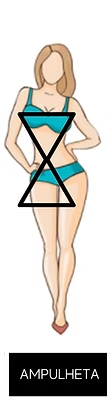
#> input picture ampulheta.jpg, 107 x 402 px
$ python -i segment.py   (imports and definitions only)
#> lines starting #> are read from the running program, lines starting #| are printed output that depends on the picture; after the words box and inside, x2 and y2 are one past the last pixel; in counts of white or black regions, pixels touching at a corner belong together
#> further down, picture is the input picture: shape (402, 107, 3); mean B, G, R 200.4, 206.3, 209.4
"""
Segmentação: rosto, pele, cabelo usando MediaPipe + OpenCV.
"""
import numpy as np
import cv2


# [34 lines left out: function segment_face_mediapipe, not called in this run]


def segment_skin_region(img_bgr, face_mask=None):
    """
    Região de pele: dentro do rosto, excluindo cores muito escuras/claras (olhos, sombras).
    Usa range HSV para pele.
    """
    hsv = cv2.cvtColor(img_bgr, cv2.COLOR_BGR2HSV)
#> hsv: shape (402, 107, 3); mean H, S, V 11.4, 27.2, 213.7
    if face_mask is None:
        face_mask = np.ones((img_bgr.shape[0], img_bgr.shape[1]), dtype=np.uint8) * 255
    # Range típico para pele em HSV (OpenCV: H 0-180)
    lower = np.array([0, 20, 70], dtype=np.uint8)
    upper = np.array([25, 180, 255], dtype=np.uint8)
    mask_hsv = cv2.inRange(hsv, lower, upper)
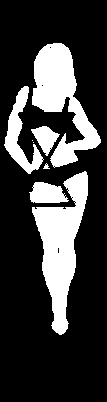
#> mask_hsv: shape (402, 107); 23.7% white; 8 white regions (2 under 20 px), largest, box (x1, y1, x2, y2) and area: (32, 171, 88, 335) 4160, (32, 43, 101, 168) 3758, (4, 86, 44, 174) 1204, (29, 182, 69, 203) 618, (31, 126, 60, 156) 442, (43, 163, 50, 169) 22
    # Também H 160-180 (tom vermelho)
    lower2 = np.array([160, 20, 70], dtype=np.uint8)
    upper2 = np.array([180, 180, 255], dtype=np.uint8)
    mask_hsv2 = cv2.inRange(hsv, lower2, upper2)
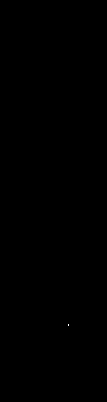
#> mask_hsv2: shape (402, 107); 0% white in thin lines or dots, all inside (x1, y1, x2, y2) = (68, 324, 69, 326)
    skin_mask = cv2.bitwise_or(mask_hsv, mask_hsv2)
    skin_mask = cv2.bitwise_and(skin_mask, face_mask)
    kernel = cv2.getStructuringElement(cv2.MORPH_ELLIPSE, (5, 5))
    skin_mask = cv2.morphologyEx(skin_mask, cv2.MORPH_CLOSE, kernel)
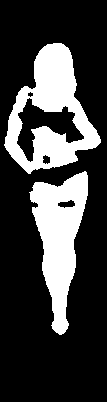
#> skin_mask: shape (402, 107); 24.9% white; 2 white regions, box (x1, y1, x2, y2) and area: (4, 43, 101, 174) 5755, (29, 171, 88, 335) 4960
    skin_mask = cv2.morphologyEx(skin_mask, cv2.MORPH_OPEN, kernel)
#> skin_mask: shape (402, 107); 24.8% white; 2 white regions, box (x1, y1, x2, y2) and area: (5, 43, 101, 173) 5722, (30, 171, 88, 335) 4952
    # Fallback: se não encontrou pele (ex.: braço externo mais bronzeado), usa região central
    if np.sum(skin_mask) < 500:
        h, w = img_bgr.shape[:2]
        fallback = np.zeros((h, w), dtype=np.uint8)
        x1, x2 = int(w * 0.1), int(w * 0.9)
        y1, y2 = int(h * 0.1), int(h * 0.9)
        fallback[y1:y2, x1:x2] = 255
        skin_mask = cv2.bitwise_and(fallback, face_mask)
    return skin_mask


# [26 lines left out: functions segment_hair_region, get_region_pixels, not called in this run]

>>> import cv2
>>> picture = cv2.imread('../../ampulheta.jpg')
>>> result = segment_skin_region(picture)

$ run again, on oval.jpg
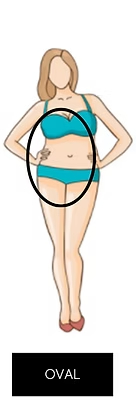
#> input picture oval.jpg, 136 x 402 px
#> picture is the input picture: shape (402, 136, 3); mean B, G, R 210.6, 215.7, 216.9
#> hsv: shape (402, 136, 3); mean H, S, V 10.2, 23.9, 222.4
#> in segment_skin_region, `mask_hsv = cv2.inRange(hsv, lower, upper)`:
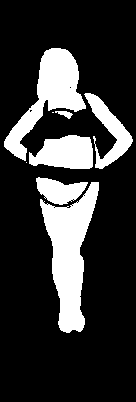
#> mask_hsv: shape (402, 136); 20.9% white; 8 white regions (2 under 20 px), largest, box (x1, y1, x2, y2) and area: (40, 182, 99, 333) 4295, (4, 48, 86, 161) 3213, (29, 135, 93, 169) 1657, (84, 93, 133, 169) 1295, (36, 177, 88, 205) 885, (55, 111, 73, 119) 73
#> mask_hsv2: shape (402, 136); every value is 0
#> in segment_skin_region, `skin_mask = cv2.morphologyEx(skin_mask, cv2.MORPH_CLOSE, kernel)`:
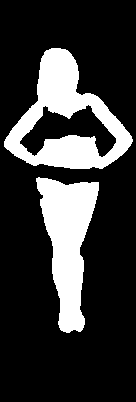
#> skin_mask: shape (402, 136); 21.7% white; 2 white regions, box (x1, y1, x2, y2) and area: (4, 48, 133, 169) 6518, (36, 177, 99, 333) 5370

$ run again, on retangulo.jpg
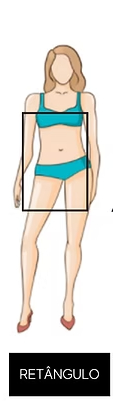
#> input picture retangulo.jpg, 113 x 402 px
#> picture is the input picture: shape (402, 113, 3); mean B, G, R 205.1, 211.1, 213.6
#> hsv: shape (402, 113, 3); mean H, S, V 12.1, 24.7, 218.8
#> in segment_skin_region, `mask_hsv = cv2.inRange(hsv, lower, upper)`:
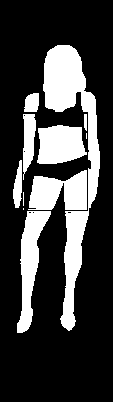
#> mask_hsv: shape (402, 113); 25.1% white; 11 white regions (3 under 20 px), largest, box (x1, y1, x2, y2) and area: (43, 45, 100, 331) 5125, (17, 211, 51, 333) 1822, (28, 170, 87, 210) 1698
#> mask_hsv2: shape (402, 113); 0.01% white in thin lines or dots, all inside (x1, y1, x2, y2) = (60, 320, 61, 323)
#> in segment_skin_region, `skin_mask = cv2.morphologyEx(skin_mask, cv2.MORPH_CLOSE, kernel)`:
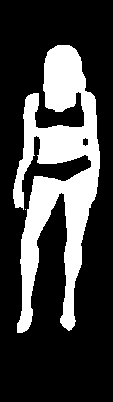
#> skin_mask: shape (402, 113); 25.9% white; 2 white regions (1 under 20 px), largest, box (x1, y1, x2, y2) and area: (13, 45, 100, 333) 11776

$ run again, on triangulo.jpg
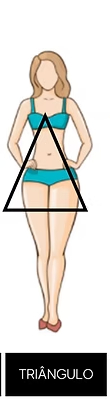
#> input picture triangulo.jpg, 110 x 402 px
#> picture is the input picture: shape (402, 110, 3); mean B, G, R 203.8, 209.1, 212
#> hsv: shape (402, 110, 3); mean H, S, V 11, 23.2, 215.9
#> in segment_skin_region, `mask_hsv = cv2.inRange(hsv, lower, upper)`:
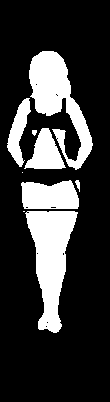
#> mask_hsv: shape (402, 110); 22.2% white; 9 white regions (2 under 20 px), largest, box (x1, y1, x2, y2) and area: (25, 211, 78, 333) 3455, (29, 51, 93, 170) 3151, (21, 180, 79, 209) 1420
#> mask_hsv2: shape (402, 110); 0.01% white in thin lines or dots, all inside (x1, y1, x2, y2) = (60, 322, 62, 324)
#> in segment_skin_region, `skin_mask = cv2.morphologyEx(skin_mask, cv2.MORPH_CLOSE, kernel)`:
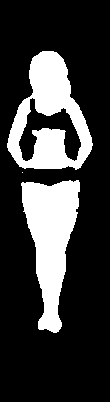
#> skin_mask: shape (402, 110); 23.1% white; 3 white regions (1 under 20 px), largest, box (x1, y1, x2, y2) and area: (7, 51, 93, 170) 5130, (21, 180, 80, 333) 5075
